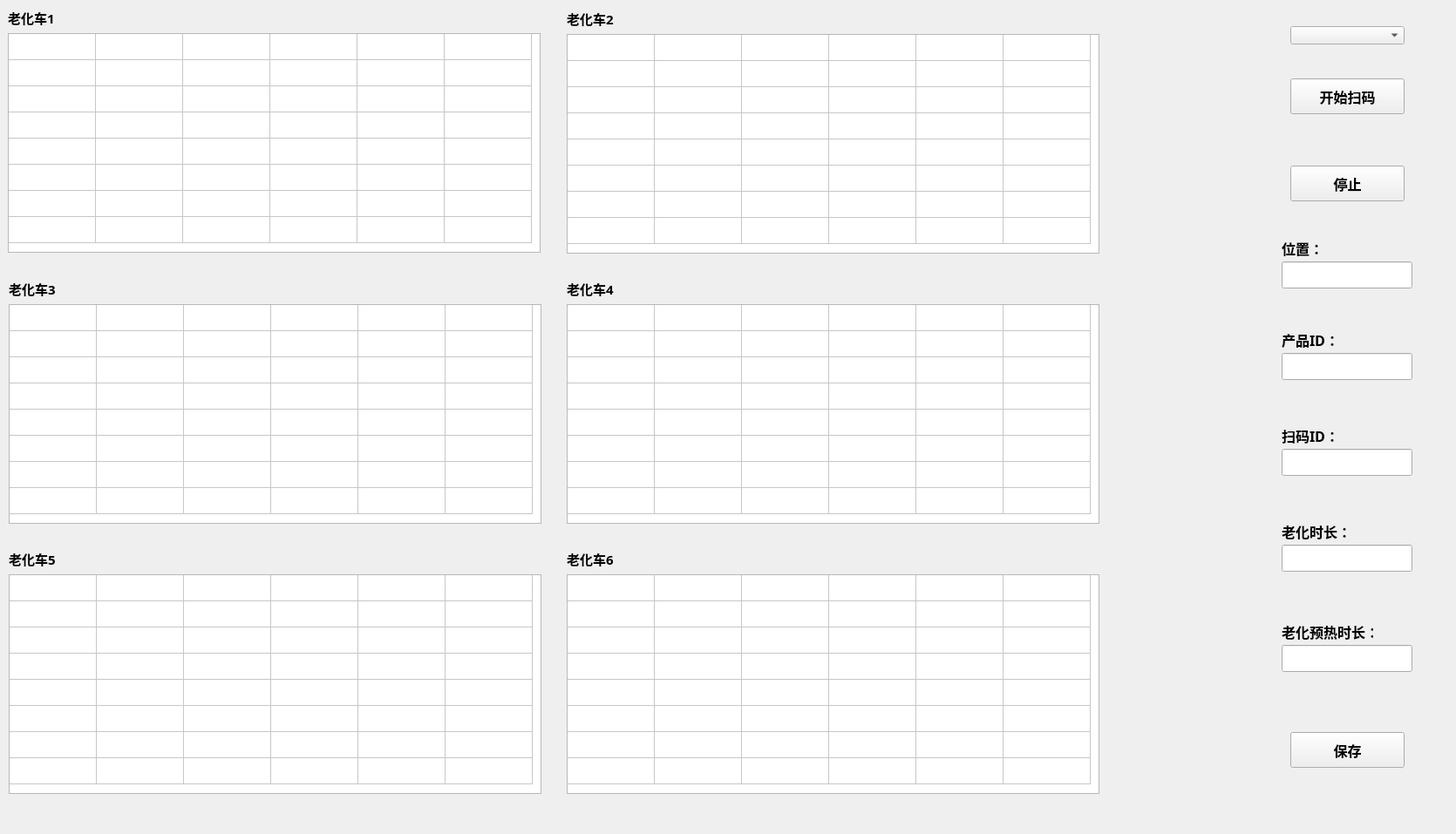
<?xml version="1.0" encoding="UTF-8"?>
<ui version="4.0">
 <class>scan_code</class>
 <widget class="QWidget" name="scan_code">
  <property name="geometry">
   <rect>
    <x>0</x>
    <y>0</y>
    <width>1670</width>
    <height>957</height>
   </rect>
  </property>
  <property name="windowTitle">
   <string>Form</string>
  </property>
  <widget class="QWidget" name="layoutWidget_7">
   <property name="geometry">
    <rect>
     <x>650</x>
     <y>320</y>
     <width>611</width>
     <height>281</height>
    </rect>
   </property>
   <layout class="QVBoxLayout" name="verticalLayout_7">
    <item>
     <widget class="QLabel" name="label_7">
      <property name="font">
       <font>
        <family>Microsoft Tai Le</family>
        <pointsize>11</pointsize>
        <bold>true</bold>
       </font>
      </property>
      <property name="text">
       <string>老化车4</string>
      </property>
     </widget>
    </item>
    <item>
     <widget class="QTableWidget" name="tableWidget4">
      <property name="rowCount">
       <number>8</number>
      </property>
      <property name="columnCount">
       <number>6</number>
      </property>
      <attribute name="horizontalHeaderVisible">
       <bool>false</bool>
      </attribute>
      <attribute name="verticalHeaderVisible">
       <bool>false</bool>
      </attribute>
      <row/>
      <row/>
      <row/>
      <row/>
      <row/>
      <row/>
      <row/>
      <row/>
      <column/>
      <column/>
      <column/>
      <column/>
      <column/>
      <column/>
     </widget>
    </item>
   </layout>
  </widget>
  <widget class="QLineEdit" name="agetime_Edit">
   <property name="geometry">
    <rect>
     <x>1470</x>
     <y>625</y>
     <width>150</width>
     <height>31</height>
    </rect>
   </property>
   <property name="font">
    <font>
     <family>Microsoft Tai Le</family>
     <pointsize>12</pointsize>
     <bold>false</bold>
    </font>
   </property>
  </widget>
  <widget class="QWidget" name="layoutWidget_8">
   <property name="geometry">
    <rect>
     <x>10</x>
     <y>320</y>
     <width>611</width>
     <height>281</height>
    </rect>
   </property>
   <layout class="QVBoxLayout" name="verticalLayout_8">
    <item>
     <widget class="QLabel" name="label_15">
      <property name="font">
       <font>
        <family>Microsoft Tai Le</family>
        <pointsize>11</pointsize>
        <bold>true</bold>
       </font>
      </property>
      <property name="text">
       <string>老化车3</string>
      </property>
     </widget>
    </item>
    <item>
     <widget class="QTableWidget" name="tableWidget3">
      <property name="rowCount">
       <number>8</number>
      </property>
      <property name="columnCount">
       <number>6</number>
      </property>
      <attribute name="horizontalHeaderVisible">
       <bool>false</bool>
      </attribute>
      <attribute name="verticalHeaderVisible">
       <bool>false</bool>
      </attribute>
      <row/>
      <row/>
      <row/>
      <row/>
      <row/>
      <row/>
      <row/>
      <row/>
      <column/>
      <column/>
      <column/>
      <column/>
      <column/>
      <column/>
     </widget>
    </item>
   </layout>
  </widget>
  <widget class="QLineEdit" name="ProductEdit">
   <property name="geometry">
    <rect>
     <x>1470</x>
     <y>405</y>
     <width>150</width>
     <height>31</height>
    </rect>
   </property>
   <property name="font">
    <font>
     <family>Microsoft Tai Le</family>
     <pointsize>12</pointsize>
     <bold>false</bold>
    </font>
   </property>
  </widget>
  <widget class="QLineEdit" name="Temp_Edit">
   <property name="geometry">
    <rect>
     <x>1470</x>
     <y>740</y>
     <width>150</width>
     <height>31</height>
    </rect>
   </property>
   <property name="font">
    <font>
     <family>Microsoft Tai Le</family>
     <pointsize>12</pointsize>
     <bold>false</bold>
    </font>
   </property>
  </widget>
  <widget class="QLineEdit" name="PosEdit">
   <property name="geometry">
    <rect>
     <x>1470</x>
     <y>300</y>
     <width>150</width>
     <height>31</height>
    </rect>
   </property>
   <property name="font">
    <font>
     <family>Microsoft Tai Le</family>
     <pointsize>12</pointsize>
     <bold>false</bold>
    </font>
   </property>
  </widget>
  <widget class="QPushButton" name="Start_Scan_btn">
   <property name="geometry">
    <rect>
     <x>1480</x>
     <y>90</y>
     <width>131</width>
     <height>41</height>
    </rect>
   </property>
   <property name="font">
    <font>
     <family>Microsoft Tai Le</family>
     <pointsize>12</pointsize>
     <bold>true</bold>
    </font>
   </property>
   <property name="text">
    <string>开始扫码</string>
   </property>
  </widget>
  <widget class="QWidget" name="layoutWidget_9">
   <property name="geometry">
    <rect>
     <x>650</x>
     <y>10</y>
     <width>611</width>
     <height>281</height>
    </rect>
   </property>
   <layout class="QVBoxLayout" name="verticalLayout_9">
    <item>
     <widget class="QLabel" name="label_16">
      <property name="font">
       <font>
        <family>Microsoft Tai Le</family>
        <pointsize>11</pointsize>
        <bold>true</bold>
       </font>
      </property>
      <property name="text">
       <string>老化车2</string>
      </property>
     </widget>
    </item>
    <item>
     <widget class="QTableWidget" name="tableWidget2">
      <property name="rowCount">
       <number>8</number>
      </property>
      <property name="columnCount">
       <number>6</number>
      </property>
      <attribute name="horizontalHeaderVisible">
       <bool>false</bool>
      </attribute>
      <attribute name="verticalHeaderVisible">
       <bool>false</bool>
      </attribute>
      <row/>
      <row/>
      <row/>
      <row/>
      <row/>
      <row/>
      <row/>
      <row/>
      <column/>
      <column/>
      <column/>
      <column/>
      <column/>
      <column/>
     </widget>
    </item>
   </layout>
  </widget>
  <widget class="QWidget" name="layoutWidget_10">
   <property name="geometry">
    <rect>
     <x>9</x>
     <y>9</y>
     <width>611</width>
     <height>281</height>
    </rect>
   </property>
   <layout class="QVBoxLayout" name="verticalLayout_10">
    <item>
     <widget class="QLabel" name="label_17">
      <property name="font">
       <font>
        <family>Microsoft Tai Le</family>
        <pointsize>11</pointsize>
        <bold>true</bold>
       </font>
      </property>
      <property name="text">
       <string>老化车1</string>
      </property>
     </widget>
    </item>
    <item>
     <widget class="QTableWidget" name="tableWidget1">
      <property name="rowCount">
       <number>8</number>
      </property>
      <property name="columnCount">
       <number>6</number>
      </property>
      <attribute name="horizontalHeaderVisible">
       <bool>false</bool>
      </attribute>
      <attribute name="verticalHeaderVisible">
       <bool>false</bool>
      </attribute>
      <row/>
      <row/>
      <row/>
      <row/>
      <row/>
      <row/>
      <row/>
      <row/>
      <column/>
      <column/>
      <column/>
      <column/>
      <column/>
      <column/>
     </widget>
    </item>
   </layout>
  </widget>
  <widget class="QLabel" name="label_18">
   <property name="geometry">
    <rect>
     <x>1470</x>
     <y>715</y>
     <width>105</width>
     <height>19</height>
    </rect>
   </property>
   <property name="font">
    <font>
     <family>Microsoft Tai Le</family>
     <pointsize>12</pointsize>
     <bold>true</bold>
    </font>
   </property>
   <property name="text">
    <string>老化预热时长：</string>
   </property>
  </widget>
  <widget class="QWidget" name="layoutWidget_11">
   <property name="geometry">
    <rect>
     <x>650</x>
     <y>630</y>
     <width>611</width>
     <height>281</height>
    </rect>
   </property>
   <layout class="QVBoxLayout" name="verticalLayout_11">
    <item>
     <widget class="QLabel" name="label_19">
      <property name="font">
       <font>
        <family>Microsoft Tai Le</family>
        <pointsize>11</pointsize>
        <bold>true</bold>
       </font>
      </property>
      <property name="text">
       <string>老化车6</string>
      </property>
     </widget>
    </item>
    <item>
     <widget class="QTableWidget" name="tableWidget6">
      <property name="rowCount">
       <number>8</number>
      </property>
      <property name="columnCount">
       <number>6</number>
      </property>
      <attribute name="horizontalHeaderVisible">
       <bool>false</bool>
      </attribute>
      <attribute name="verticalHeaderVisible">
       <bool>false</bool>
      </attribute>
      <row/>
      <row/>
      <row/>
      <row/>
      <row/>
      <row/>
      <row/>
      <row/>
      <column/>
      <column/>
      <column/>
      <column/>
      <column/>
      <column/>
     </widget>
    </item>
   </layout>
  </widget>
  <widget class="QLabel" name="label_20">
   <property name="geometry">
    <rect>
     <x>1470</x>
     <y>275</y>
     <width>45</width>
     <height>19</height>
    </rect>
   </property>
   <property name="font">
    <font>
     <family>Microsoft Tai Le</family>
     <pointsize>12</pointsize>
     <bold>true</bold>
    </font>
   </property>
   <property name="text">
    <string>位置：</string>
   </property>
  </widget>
  <widget class="QPushButton" name="Savebtn">
   <property name="geometry">
    <rect>
     <x>1480</x>
     <y>840</y>
     <width>131</width>
     <height>41</height>
    </rect>
   </property>
   <property name="font">
    <font>
     <family>Microsoft Tai Le</family>
     <pointsize>12</pointsize>
     <bold>true</bold>
    </font>
   </property>
   <property name="text">
    <string>保存</string>
   </property>
  </widget>
  <widget class="QLabel" name="label_21">
   <property name="geometry">
    <rect>
     <x>1470</x>
     <y>490</y>
     <width>62</width>
     <height>19</height>
    </rect>
   </property>
   <property name="font">
    <font>
     <family>Microsoft Tai Le</family>
     <pointsize>12</pointsize>
     <bold>true</bold>
    </font>
   </property>
   <property name="text">
    <string>扫码ID：</string>
   </property>
  </widget>
  <widget class="QLineEdit" name="ScanIDEdit">
   <property name="geometry">
    <rect>
     <x>1470</x>
     <y>515</y>
     <width>150</width>
     <height>31</height>
    </rect>
   </property>
   <property name="font">
    <font>
     <family>Microsoft Tai Le</family>
     <pointsize>12</pointsize>
     <bold>false</bold>
    </font>
   </property>
   <property name="maxLength">
    <number>10</number>
   </property>
  </widget>
  <widget class="QPushButton" name="Stop_Scan">
   <property name="geometry">
    <rect>
     <x>1480</x>
     <y>190</y>
     <width>131</width>
     <height>41</height>
    </rect>
   </property>
   <property name="font">
    <font>
     <family>Microsoft Tai Le</family>
     <pointsize>12</pointsize>
     <bold>true</bold>
    </font>
   </property>
   <property name="text">
    <string>停止</string>
   </property>
  </widget>
  <widget class="QLabel" name="label_22">
   <property name="geometry">
    <rect>
     <x>1470</x>
     <y>600</y>
     <width>75</width>
     <height>19</height>
    </rect>
   </property>
   <property name="font">
    <font>
     <family>Microsoft Tai Le</family>
     <pointsize>12</pointsize>
     <bold>true</bold>
    </font>
   </property>
   <property name="text">
    <string>老化时长：</string>
   </property>
  </widget>
  <widget class="QWidget" name="layoutWidget_12">
   <property name="geometry">
    <rect>
     <x>10</x>
     <y>630</y>
     <width>611</width>
     <height>281</height>
    </rect>
   </property>
   <layout class="QVBoxLayout" name="verticalLayout_12">
    <item>
     <widget class="QLabel" name="label_23">
      <property name="font">
       <font>
        <family>Microsoft Tai Le</family>
        <pointsize>11</pointsize>
        <bold>true</bold>
       </font>
      </property>
      <property name="text">
       <string>老化车5</string>
      </property>
     </widget>
    </item>
    <item>
     <widget class="QTableWidget" name="tableWidget5">
      <property name="rowCount">
       <number>8</number>
      </property>
      <property name="columnCount">
       <number>6</number>
      </property>
      <attribute name="horizontalHeaderVisible">
       <bool>false</bool>
      </attribute>
      <attribute name="verticalHeaderVisible">
       <bool>false</bool>
      </attribute>
      <row/>
      <row/>
      <row/>
      <row/>
      <row/>
      <row/>
      <row/>
      <row/>
      <column/>
      <column/>
      <column/>
      <column/>
      <column/>
      <column/>
     </widget>
    </item>
   </layout>
  </widget>
  <widget class="QLabel" name="label_24">
   <property name="geometry">
    <rect>
     <x>1470</x>
     <y>380</y>
     <width>62</width>
     <height>19</height>
    </rect>
   </property>
   <property name="font">
    <font>
     <family>Microsoft Tai Le</family>
     <pointsize>12</pointsize>
     <bold>true</bold>
    </font>
   </property>
   <property name="text">
    <string>产品ID：</string>
   </property>
  </widget>
  <widget class="QComboBox" name="Room_Box">
   <property name="geometry">
    <rect>
     <x>1480</x>
     <y>30</y>
     <width>131</width>
     <height>21</height>
    </rect>
   </property>
   <property name="duplicatesEnabled">
    <bool>false</bool>
   </property>
  </widget>
 </widget>
 <resources/>
 <connections/>
</ui>
